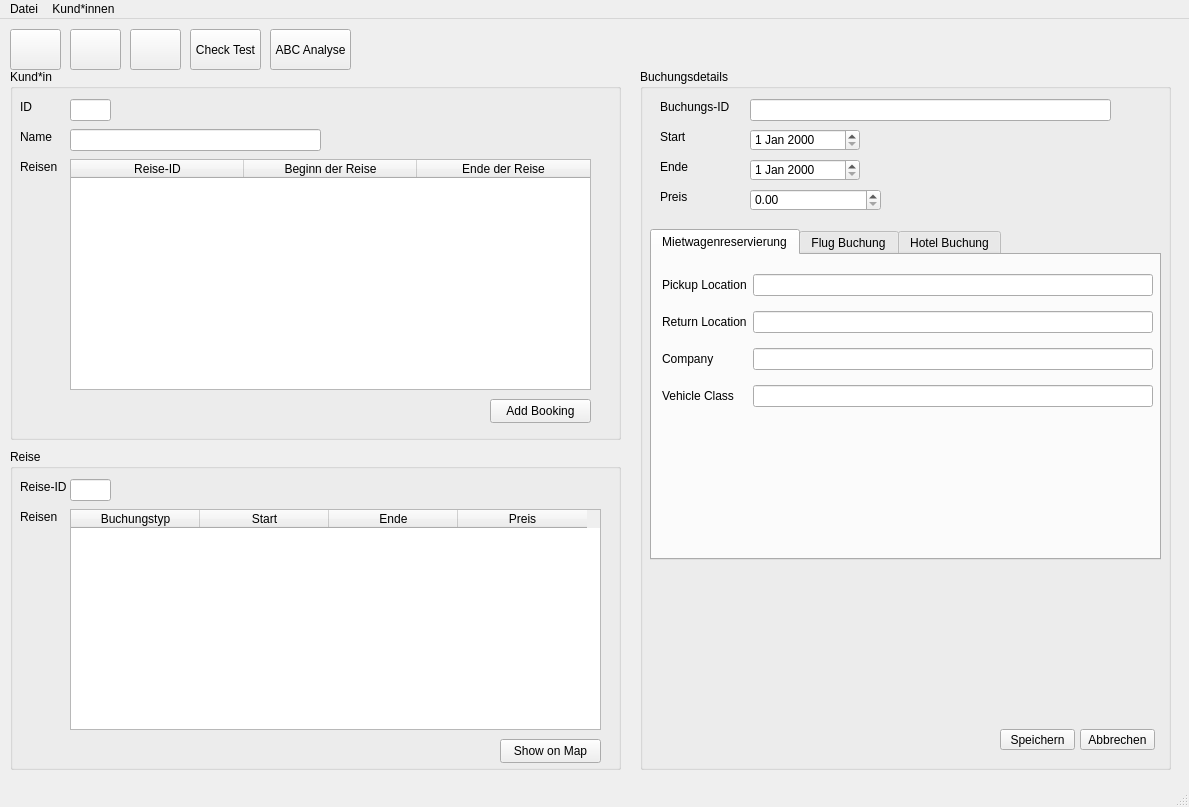
<?xml version="1.0" encoding="UTF-8"?>
<ui version="4.0">
 <class>TravelAgencyUI</class>
 <widget class="QMainWindow" name="TravelAgencyUI">
  <property name="geometry">
   <rect>
    <x>0</x>
    <y>0</y>
    <width>1189</width>
    <height>807</height>
   </rect>
  </property>
  <property name="windowTitle">
   <string>MainWindow</string>
  </property>
  <widget class="QWidget" name="centralwidget">
   <widget class="QGroupBox" name="cutomerGroupBox">
    <property name="geometry">
     <rect>
      <x>10</x>
      <y>50</y>
      <width>611</width>
      <height>371</height>
     </rect>
    </property>
    <property name="title">
     <string>Kund*in</string>
    </property>
    <widget class="QLabel" name="label">
     <property name="geometry">
      <rect>
       <x>10</x>
       <y>30</y>
       <width>16</width>
       <height>16</height>
      </rect>
     </property>
     <property name="text">
      <string>ID</string>
     </property>
    </widget>
    <widget class="QLabel" name="label_2">
     <property name="geometry">
      <rect>
       <x>10</x>
       <y>60</y>
       <width>41</width>
       <height>16</height>
      </rect>
     </property>
     <property name="text">
      <string>Name</string>
     </property>
    </widget>
    <widget class="QLabel" name="label_3">
     <property name="geometry">
      <rect>
       <x>10</x>
       <y>90</y>
       <width>41</width>
       <height>16</height>
      </rect>
     </property>
     <property name="text">
      <string>Reisen</string>
     </property>
    </widget>
    <widget class="QLineEdit" name="customerIDEdit">
     <property name="geometry">
      <rect>
       <x>60</x>
       <y>30</y>
       <width>41</width>
       <height>22</height>
      </rect>
     </property>
    </widget>
    <widget class="QLineEdit" name="customerNameEdit">
     <property name="geometry">
      <rect>
       <x>60</x>
       <y>60</y>
       <width>251</width>
       <height>22</height>
      </rect>
     </property>
    </widget>
    <widget class="QTableWidget" name="customerTravelTable">
     <property name="geometry">
      <rect>
       <x>60</x>
       <y>90</y>
       <width>521</width>
       <height>231</height>
      </rect>
     </property>
     <property name="autoFillBackground">
      <bool>false</bool>
     </property>
     <attribute name="horizontalHeaderVisible">
      <bool>true</bool>
     </attribute>
     <attribute name="horizontalHeaderCascadingSectionResizes">
      <bool>false</bool>
     </attribute>
     <attribute name="horizontalHeaderDefaultSectionSize">
      <number>173</number>
     </attribute>
     <attribute name="horizontalHeaderShowSortIndicator" stdset="0">
      <bool>false</bool>
     </attribute>
     <attribute name="horizontalHeaderStretchLastSection">
      <bool>false</bool>
     </attribute>
     <attribute name="verticalHeaderVisible">
      <bool>false</bool>
     </attribute>
     <attribute name="verticalHeaderStretchLastSection">
      <bool>false</bool>
     </attribute>
     <column>
      <property name="text">
       <string>Reise-ID</string>
      </property>
     </column>
     <column>
      <property name="text">
       <string>Beginn der Reise</string>
      </property>
     </column>
     <column>
      <property name="text">
       <string>Ende der Reise</string>
      </property>
     </column>
    </widget>
    <widget class="QPushButton" name="addBookingButton">
     <property name="geometry">
      <rect>
       <x>480</x>
       <y>330</y>
       <width>101</width>
       <height>24</height>
      </rect>
     </property>
     <property name="text">
      <string>Add Booking</string>
     </property>
    </widget>
   </widget>
   <widget class="QGroupBox" name="travelGroupBox">
    <property name="geometry">
     <rect>
      <x>10</x>
      <y>430</y>
      <width>611</width>
      <height>321</height>
     </rect>
    </property>
    <property name="title">
     <string>Reise</string>
    </property>
    <widget class="QLabel" name="label_4">
     <property name="geometry">
      <rect>
       <x>10</x>
       <y>30</y>
       <width>51</width>
       <height>16</height>
      </rect>
     </property>
     <property name="text">
      <string>Reise-ID</string>
     </property>
    </widget>
    <widget class="QLabel" name="label_6">
     <property name="geometry">
      <rect>
       <x>10</x>
       <y>60</y>
       <width>41</width>
       <height>16</height>
      </rect>
     </property>
     <property name="text">
      <string>Reisen</string>
     </property>
    </widget>
    <widget class="QLineEdit" name="travelIDEdit">
     <property name="geometry">
      <rect>
       <x>60</x>
       <y>30</y>
       <width>41</width>
       <height>22</height>
      </rect>
     </property>
    </widget>
    <widget class="QTableWidget" name="travelTable">
     <property name="geometry">
      <rect>
       <x>60</x>
       <y>60</y>
       <width>531</width>
       <height>221</height>
      </rect>
     </property>
     <property name="autoFillBackground">
      <bool>false</bool>
     </property>
     <attribute name="horizontalHeaderVisible">
      <bool>true</bool>
     </attribute>
     <attribute name="horizontalHeaderCascadingSectionResizes">
      <bool>false</bool>
     </attribute>
     <attribute name="horizontalHeaderDefaultSectionSize">
      <number>129</number>
     </attribute>
     <attribute name="horizontalHeaderShowSortIndicator" stdset="0">
      <bool>false</bool>
     </attribute>
     <attribute name="horizontalHeaderStretchLastSection">
      <bool>false</bool>
     </attribute>
     <attribute name="verticalHeaderVisible">
      <bool>false</bool>
     </attribute>
     <attribute name="verticalHeaderStretchLastSection">
      <bool>false</bool>
     </attribute>
     <column>
      <property name="text">
       <string>Buchungstyp</string>
      </property>
     </column>
     <column>
      <property name="text">
       <string>Start</string>
      </property>
     </column>
     <column>
      <property name="text">
       <string>Ende</string>
      </property>
     </column>
     <column>
      <property name="text">
       <string>Preis</string>
      </property>
     </column>
    </widget>
    <widget class="QPushButton" name="showOnMapButton">
     <property name="geometry">
      <rect>
       <x>490</x>
       <y>290</y>
       <width>101</width>
       <height>24</height>
      </rect>
     </property>
     <property name="text">
      <string>Show on Map</string>
     </property>
    </widget>
   </widget>
   <widget class="QGroupBox" name="bookingDetailsGroupBox">
    <property name="geometry">
     <rect>
      <x>640</x>
      <y>50</y>
      <width>531</width>
      <height>701</height>
     </rect>
    </property>
    <property name="title">
     <string>Buchungsdetails</string>
    </property>
    <widget class="QLabel" name="label_5">
     <property name="geometry">
      <rect>
       <x>20</x>
       <y>30</y>
       <width>71</width>
       <height>16</height>
      </rect>
     </property>
     <property name="text">
      <string>Buchungs-ID</string>
     </property>
    </widget>
    <widget class="QLineEdit" name="bookingIDEdit">
     <property name="geometry">
      <rect>
       <x>110</x>
       <y>30</y>
       <width>361</width>
       <height>22</height>
      </rect>
     </property>
    </widget>
    <widget class="QDateEdit" name="startDateEdit">
     <property name="geometry">
      <rect>
       <x>110</x>
       <y>60</y>
       <width>110</width>
       <height>22</height>
      </rect>
     </property>
    </widget>
    <widget class="QDateEdit" name="endDateEdit">
     <property name="geometry">
      <rect>
       <x>110</x>
       <y>90</y>
       <width>110</width>
       <height>22</height>
      </rect>
     </property>
    </widget>
    <widget class="QLabel" name="label_7">
     <property name="geometry">
      <rect>
       <x>20</x>
       <y>60</y>
       <width>49</width>
       <height>16</height>
      </rect>
     </property>
     <property name="text">
      <string>Start</string>
     </property>
    </widget>
    <widget class="QLabel" name="label_8">
     <property name="geometry">
      <rect>
       <x>20</x>
       <y>90</y>
       <width>49</width>
       <height>16</height>
      </rect>
     </property>
     <property name="text">
      <string>Ende</string>
     </property>
    </widget>
    <widget class="QLabel" name="label_9">
     <property name="geometry">
      <rect>
       <x>20</x>
       <y>120</y>
       <width>49</width>
       <height>16</height>
      </rect>
     </property>
     <property name="text">
      <string>Preis</string>
     </property>
    </widget>
    <widget class="QTabWidget" name="bookingTabs">
     <property name="geometry">
      <rect>
       <x>10</x>
       <y>160</y>
       <width>511</width>
       <height>331</height>
      </rect>
     </property>
     <property name="currentIndex">
      <number>0</number>
     </property>
     <widget class="QWidget" name="CarRental">
      <attribute name="title">
       <string>Mietwagenreservierung</string>
      </attribute>
      <widget class="QWidget" name="layoutWidget_2">
       <property name="geometry">
        <rect>
         <x>10</x>
         <y>10</y>
         <width>491</width>
         <height>151</height>
        </rect>
       </property>
       <layout class="QGridLayout" name="gridLayout_2">
        <item row="0" column="0">
         <widget class="QLabel" name="label_23">
          <property name="text">
           <string>Pickup Location</string>
          </property>
         </widget>
        </item>
        <item row="0" column="1">
         <widget class="QLineEdit" name="pickupLocEdit"/>
        </item>
        <item row="2" column="1">
         <widget class="QLineEdit" name="companyEdit"/>
        </item>
        <item row="1" column="0">
         <widget class="QLabel" name="label_21">
          <property name="text">
           <string>Return Location</string>
          </property>
         </widget>
        </item>
        <item row="2" column="0">
         <widget class="QLabel" name="label_22">
          <property name="text">
           <string>Company</string>
          </property>
         </widget>
        </item>
        <item row="3" column="1">
         <widget class="QLineEdit" name="vehicleClassEdit"/>
        </item>
        <item row="1" column="1">
         <widget class="QLineEdit" name="returnLocEdit"/>
        </item>
        <item row="3" column="0">
         <widget class="QLabel" name="label_26">
          <property name="text">
           <string>Vehicle Class</string>
          </property>
         </widget>
        </item>
       </layout>
      </widget>
     </widget>
     <widget class="QWidget" name="FlightBooking">
      <attribute name="title">
       <string>Flug Buchung</string>
      </attribute>
      <widget class="QLabel" name="label_10">
       <property name="geometry">
        <rect>
         <x>10</x>
         <y>70</y>
         <width>31</width>
         <height>16</height>
        </rect>
       </property>
       <property name="text">
        <string/>
       </property>
      </widget>
      <widget class="QWidget" name="layoutWidget">
       <property name="geometry">
        <rect>
         <x>10</x>
         <y>10</y>
         <width>431</width>
         <height>171</height>
        </rect>
       </property>
       <layout class="QGridLayout" name="gridLayout">
        <item row="3" column="1">
         <widget class="QLineEdit" name="bookingClassEdit"/>
        </item>
        <item row="0" column="1">
         <widget class="QLineEdit" name="airlineEdit"/>
        </item>
        <item row="1" column="1">
         <widget class="QLineEdit" name="fromEdit"/>
        </item>
        <item row="3" column="0">
         <widget class="QLabel" name="label_24">
          <property name="text">
           <string>Booking Class</string>
          </property>
         </widget>
        </item>
        <item row="0" column="0">
         <widget class="QLabel" name="label_13">
          <property name="text">
           <string>Airline</string>
          </property>
         </widget>
        </item>
        <item row="2" column="0">
         <widget class="QLabel" name="label_15">
          <property name="text">
           <string>To</string>
          </property>
         </widget>
        </item>
        <item row="1" column="0">
         <widget class="QLabel" name="label_16">
          <property name="text">
           <string>From</string>
          </property>
         </widget>
        </item>
        <item row="2" column="1">
         <widget class="QLineEdit" name="toDestEdit"/>
        </item>
       </layout>
      </widget>
      <widget class="QLineEdit" name="fromCodeEdit">
       <property name="geometry">
        <rect>
         <x>450</x>
         <y>60</y>
         <width>51</width>
         <height>22</height>
        </rect>
       </property>
      </widget>
      <widget class="QLineEdit" name="toCodeEdit">
       <property name="geometry">
        <rect>
         <x>450</x>
         <y>100</y>
         <width>51</width>
         <height>22</height>
        </rect>
       </property>
      </widget>
     </widget>
     <widget class="QWidget" name="HotelBooking">
      <attribute name="title">
       <string>Hotel Buchung</string>
      </attribute>
      <widget class="QWidget" name="layoutWidget_3">
       <property name="geometry">
        <rect>
         <x>10</x>
         <y>10</y>
         <width>491</width>
         <height>121</height>
        </rect>
       </property>
       <layout class="QGridLayout" name="gridLayout_3">
        <item row="0" column="1">
         <widget class="QLineEdit" name="hotelEdit"/>
        </item>
        <item row="0" column="0">
         <widget class="QLabel" name="label_30">
          <property name="text">
           <string>Hotelname</string>
          </property>
         </widget>
        </item>
        <item row="2" column="1">
         <widget class="QLineEdit" name="roomTypeEdit"/>
        </item>
        <item row="1" column="0">
         <widget class="QLabel" name="label_31">
          <property name="text">
           <string>Stadt</string>
          </property>
         </widget>
        </item>
        <item row="1" column="1">
         <widget class="QLineEdit" name="townEdit"/>
        </item>
        <item row="2" column="0">
         <widget class="QLabel" name="label_32">
          <property name="text">
           <string>Zimmertyp</string>
          </property>
         </widget>
        </item>
       </layout>
      </widget>
     </widget>
    </widget>
    <widget class="QDoubleSpinBox" name="priceSpinBox">
     <property name="geometry">
      <rect>
       <x>110</x>
       <y>120</y>
       <width>131</width>
       <height>22</height>
      </rect>
     </property>
     <property name="maximum">
      <double>9999999999.000000000000000</double>
     </property>
    </widget>
    <widget class="QPushButton" name="saveButton">
     <property name="geometry">
      <rect>
       <x>360</x>
       <y>660</y>
       <width>75</width>
       <height>21</height>
      </rect>
     </property>
     <property name="text">
      <string>Speichern</string>
     </property>
    </widget>
    <widget class="QPushButton" name="cancelButton">
     <property name="geometry">
      <rect>
       <x>440</x>
       <y>660</y>
       <width>75</width>
       <height>21</height>
      </rect>
     </property>
     <property name="text">
      <string>Abbrechen</string>
     </property>
    </widget>
   </widget>
   <widget class="QPushButton" name="readFileButton">
    <property name="geometry">
     <rect>
      <x>10</x>
      <y>10</y>
      <width>51</width>
      <height>41</height>
     </rect>
    </property>
    <property name="text">
     <string/>
    </property>
   </widget>
   <widget class="QPushButton" name="customerSearchButton">
    <property name="geometry">
     <rect>
      <x>70</x>
      <y>10</y>
      <width>51</width>
      <height>41</height>
     </rect>
    </property>
    <property name="text">
     <string/>
    </property>
   </widget>
   <widget class="QPushButton" name="addNewCustomerButton">
    <property name="geometry">
     <rect>
      <x>130</x>
      <y>10</y>
      <width>51</width>
      <height>41</height>
     </rect>
    </property>
    <property name="text">
     <string/>
    </property>
   </widget>
   <widget class="QPushButton" name="checkTestButton">
    <property name="geometry">
     <rect>
      <x>190</x>
      <y>10</y>
      <width>71</width>
      <height>41</height>
     </rect>
    </property>
    <property name="text">
     <string>Check Test</string>
    </property>
   </widget>
   <widget class="QPushButton" name="ABCButton">
    <property name="geometry">
     <rect>
      <x>270</x>
      <y>10</y>
      <width>81</width>
      <height>41</height>
     </rect>
    </property>
    <property name="text">
     <string>ABC Analyse</string>
    </property>
   </widget>
  </widget>
  <widget class="QMenuBar" name="menubar">
   <property name="geometry">
    <rect>
     <x>0</x>
     <y>0</y>
     <width>1189</width>
     <height>22</height>
    </rect>
   </property>
   <widget class="QMenu" name="menuDatei">
    <property name="title">
     <string>Datei</string>
    </property>
    <widget class="QMenu" name="menuSave_as">
     <property name="title">
      <string>Save as</string>
     </property>
     <addaction name="actionJSON"/>
    </widget>
    <addaction name="actionEinlesen"/>
    <addaction name="menuSave_as"/>
   </widget>
   <widget class="QMenu" name="menuKund_innen">
    <property name="title">
     <string>Kund*innen</string>
    </property>
    <addaction name="actionKundenSuchen"/>
   </widget>
   <addaction name="menuDatei"/>
   <addaction name="menuKund_innen"/>
  </widget>
  <widget class="QStatusBar" name="statusbar"/>
  <action name="actionEinlesen">
   <property name="checkable">
    <bool>false</bool>
   </property>
   <property name="text">
    <string>Einlesen</string>
   </property>
   <property name="shortcut">
    <string>Ctrl+I</string>
   </property>
  </action>
  <action name="actionKundenSuchen">
   <property name="text">
    <string>Suchen</string>
   </property>
  </action>
  <action name="actionJSON">
   <property name="text">
    <string>JSON</string>
   </property>
  </action>
 </widget>
 <resources/>
 <connections>
  <connection>
   <sender>readFileButton</sender>
   <signal>clicked()</signal>
   <receiver>actionEinlesen</receiver>
   <slot>trigger()</slot>
   <hints>
    <hint type="sourcelabel">
     <x>35</x>
     <y>52</y>
    </hint>
    <hint type="destinationlabel">
     <x>-1</x>
     <y>-1</y>
    </hint>
   </hints>
  </connection>
  <connection>
   <sender>customerSearchButton</sender>
   <signal>clicked()</signal>
   <receiver>actionKundenSuchen</receiver>
   <slot>trigger()</slot>
   <hints>
    <hint type="sourcelabel">
     <x>95</x>
     <y>52</y>
    </hint>
    <hint type="destinationlabel">
     <x>-1</x>
     <y>-1</y>
    </hint>
   </hints>
  </connection>
 </connections>
 <slots>
  <slot>openFile()</slot>
 </slots>
</ui>
